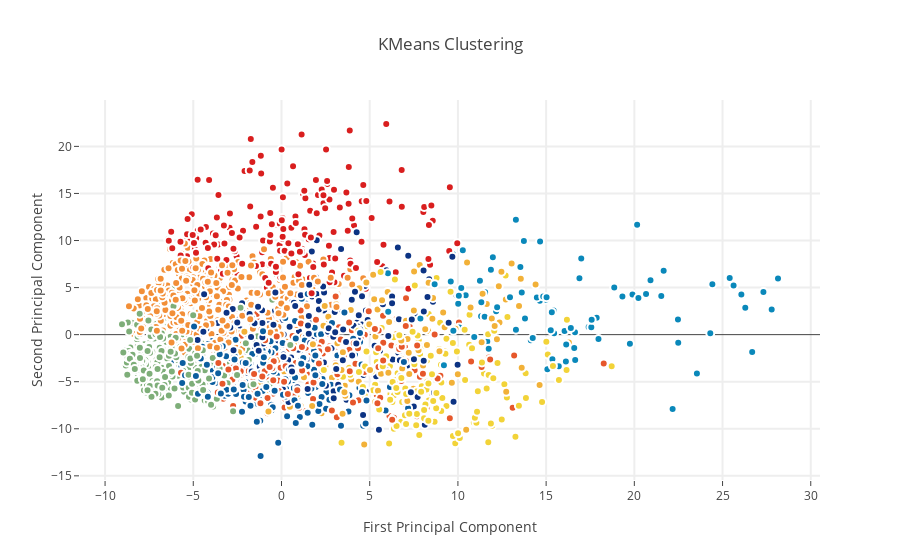

The cell this chart's notebook holds for it:
### Code cell
from sklearn.cluster import KMeans # KMeans clustering 
# Set a KMeans clustering with 9 components ( 9 chosen sneakily ;) as hopefully we get back our 9 class labels)
kmeans = KMeans(n_clusters=9)
# Compute cluster centers and predict cluster indices
X_clustered = kmeans.fit_predict(X_5d)

trace_Kmeans = go.Scatter(x=X_5d[:, 0], y= X_5d[:, 1], mode="markers",
                    showlegend=False,
                    marker=dict(
                            size=8,
                            color = X_clustered,
                            colorscale = 'Portland',
                            showscale=False, 
                            line = dict(
            width = 2,
            color = 'rgb(255, 255, 255)'
        )
                   ))

layout = go.Layout(
    title= 'KMeans Clustering',
    hovermode= 'closest',
    xaxis= dict(
         title= 'First Principal Component',
        ticklen= 5,
        zeroline= False,
        gridwidth= 2,
    ),
    yaxis=dict(
        title= 'Second Principal Component',
        ticklen= 5,
        gridwidth= 2,
    ),
    showlegend= True
)

data = [trace_Kmeans]
fig1 = dict(data=data, layout= layout)
# fig1.append_trace(contour_list)
py.iplot(fig1, filename="svm")

### Figure 1 — Plotly figure (JSON) as saved in the notebook; plotly's stock layout.template omitted (floating-point values rounded to 4 significant figures; data arrays with more than 128 entries replaced by an {"elided": "..."} marker saying what was removed)
{"data": [{"marker": {"color": {"elided": "2000 int values"}, "colorscale": "Portland", "line": {"color": "rgb(255, 255, 255)", "width": 2}, "showscale": false, "size": 8}, "mode": "markers", "showlegend": false, "type": "scatter", "x": {"elided": "2000 float values"}, "y": {"elided": "2000 float values"}}], "layout": {"hovermode": "closest", "showlegend": true, "title": "KMeans Clustering", "xaxis": {"gridwidth": 2, "ticklen": 5, "title": "First Principal Component", "zeroline": false}, "yaxis": {"gridwidth": 2, "ticklen": 5, "title": "Second Principal Component"}}}
